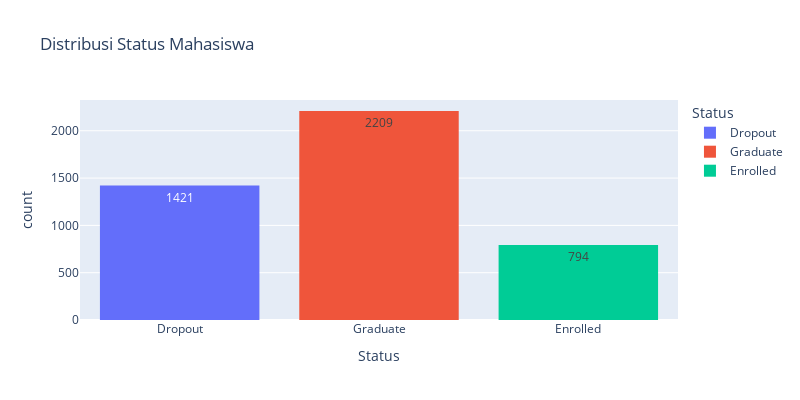

Notebook code cell kept with this figure:
### Markdown cell above
### Distribusi Target (`Status`)

Memeriksa proporsi masing-masing kelas (Dropout, Enrolled, Graduate) untuk mengetahui apakah perlu penanganan imbalance.

### Code cell
fig = px.histogram(
  df, 
  x='Status', 
  color='Status', 
  title='Distribusi Status Mahasiswa', 
  text_auto=True, 
  height=400, width=800,
  color_discrete_sequence=px.colors.qualitative.Plotly
)
fig.show()

### Figure 1 — Plotly figure (JSON) as saved in the notebook; plotly's stock layout.template omitted (floating-point values rounded to 4 significant figures; data arrays with more than 128 entries replaced by an {"elided": "..."} marker saying what was removed)
{"data": [{"alignmentgroup": "True", "bingroup": "x", "hovertemplate": "Status=%{x}<br>count=%{y}<extra></extra>", "legendgroup": "Dropout", "marker": {"color": "#636EFA", "pattern": {"shape": ""}}, "name": "Dropout", "offsetgroup": "Dropout", "orientation": "v", "showlegend": true, "texttemplate": "%{value}", "type": "histogram", "x": {"elided": "1421 str values"}, "xaxis": "x", "yaxis": "y"}, {"alignmentgroup": "True", "bingroup": "x", "hovertemplate": "Status=%{x}<br>count=%{y}<extra></extra>", "legendgroup": "Graduate", "marker": {"color": "#EF553B", "pattern": {"shape": ""}}, "name": "Graduate", "offsetgroup": "Graduate", "orientation": "v", "showlegend": true, "texttemplate": "%{value}", "type": "histogram", "x": {"elided": "2209 str values"}, "xaxis": "x", "yaxis": "y"}, {"alignmentgroup": "True", "bingroup": "x", "hovertemplate": "Status=%{x}<br>count=%{y}<extra></extra>", "legendgroup": "Enrolled", "marker": {"color": "#00CC96", "pattern": {"shape": ""}}, "name": "Enrolled", "offsetgroup": "Enrolled", "orientation": "v", "showlegend": true, "texttemplate": "%{value}", "type": "histogram", "x": {"elided": "794 str values"}, "xaxis": "x", "yaxis": "y"}], "layout": {"barmode": "relative", "height": 400, "legend": {"title": {"text": "Status"}, "tracegroupgap": 0}, "title": {"text": "Distribusi Status Mahasiswa"}, "width": 800, "xaxis": {"anchor": "y", "categoryarray": ["Dropout", "Graduate", "Enrolled"], "categoryorder": "array", "domain": [0, 1], "title": {"text": "Status"}}, "yaxis": {"anchor": "x", "domain": [0, 1], "title": {"text": "count"}}}}
